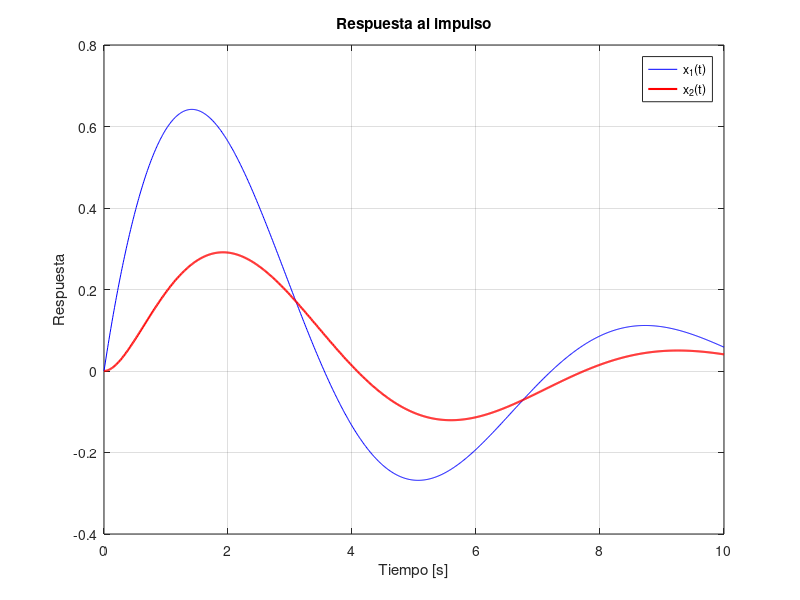

This figure's MATLAB source:
pkg load control

m_1 = 1;
m_2 = 1;
b_1 = 1;
b_2 = 1;
k = 1;

cns_2 = m_2;
cns_1 = b_1 + b_2;

cds_4 = m_1*m_2;
cds_3 = m_1*(b_1+b_2) + m_2*b_1;
cds_2 = k*m_2 + b_1*b_2;
cds_1 = k*(b_1+b_2);


x2cns_1  = b_1

x2cds_4 = m_1*m_2
x2cds_3 = (m_1*(b_1+b_2)+m_2*b_1)
x2cds_2 = (k*m_2+b_1*b_2)
x2cds_1 = k*(b_1+b_2)

num = [cns_2 cns_1 0];
den = [cds_4 cds_3 cds_2 cds_1 0];

num2 = [x2cns_1 0];
den2 = [x2cds_4 x2cds_3 x2cds_2 x2cds_1 0];


G1 = tf(num, den)
G2 = tf(num2, den2)


t = 0:0.01:10;

[y1,t] = impulse(G1,t);
[y2,~] = impulse(G2,t);

figure

plot(t,y1,'b',t,y2,'r','LineWidth',1.5)

grid on
xlabel("Tiempo [s]")
ylabel("Respuesta")
title("Respuesta al impulso")

legend("x_1(t)","x_2(t)","location","northeast")

print -dpng -r300 "impulse_x1_x2.png"
